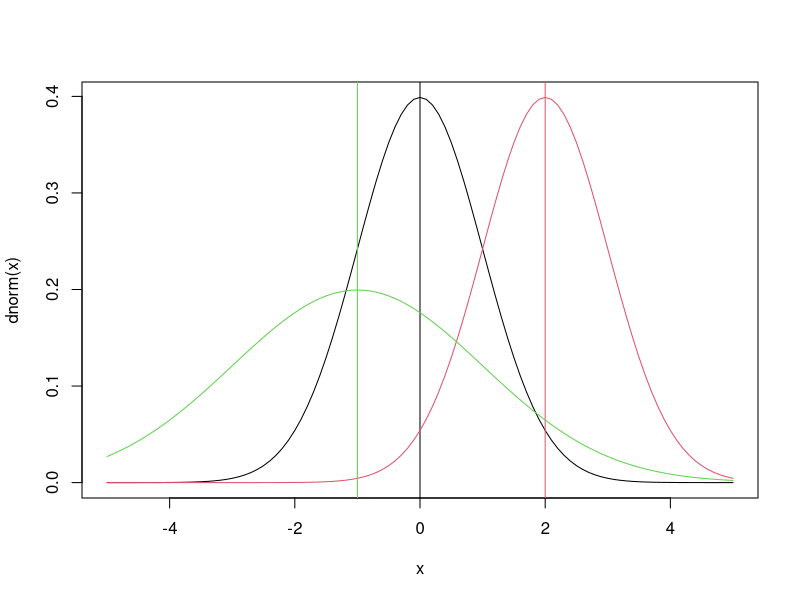
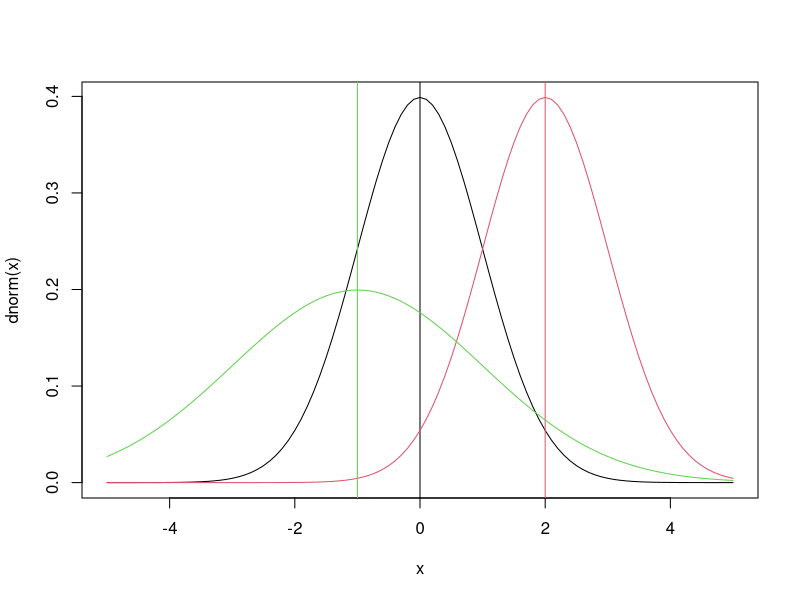
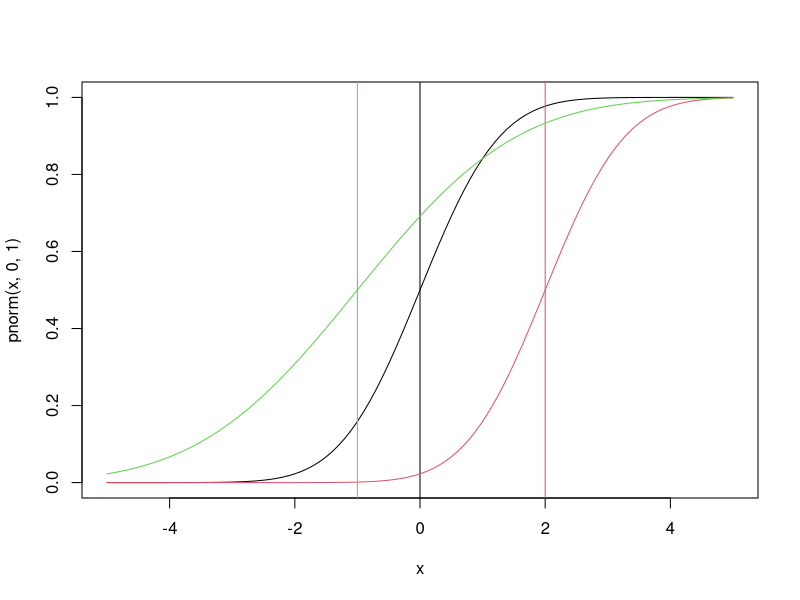
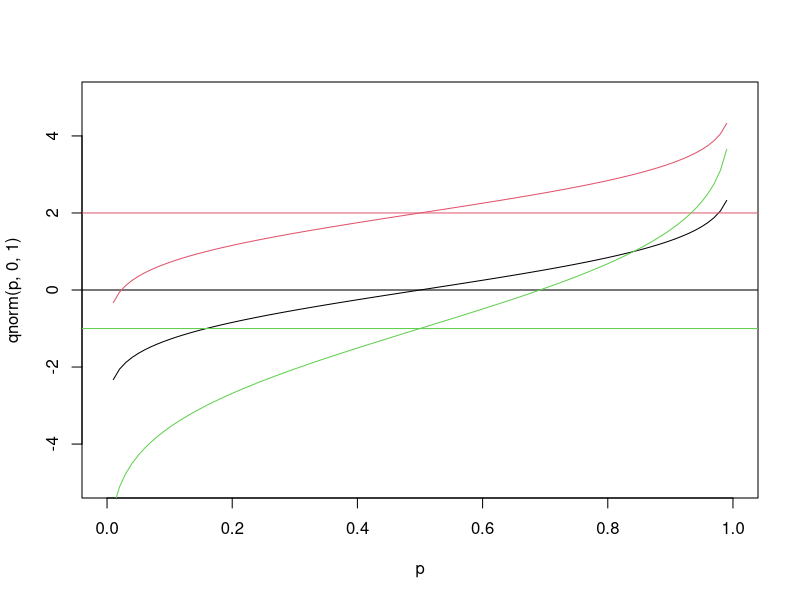
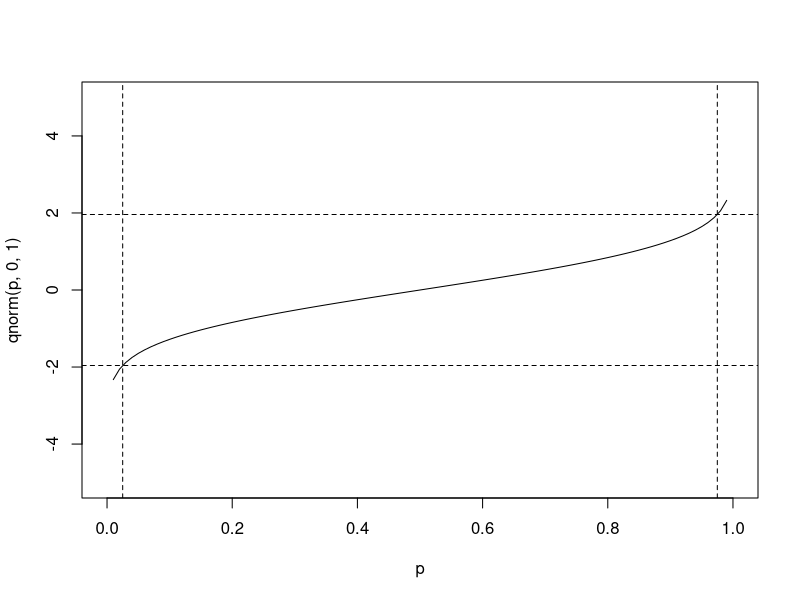
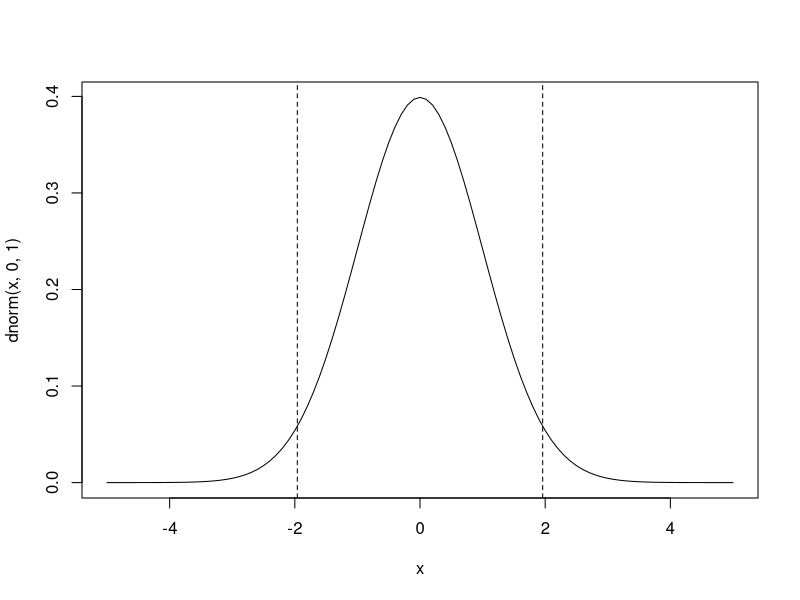
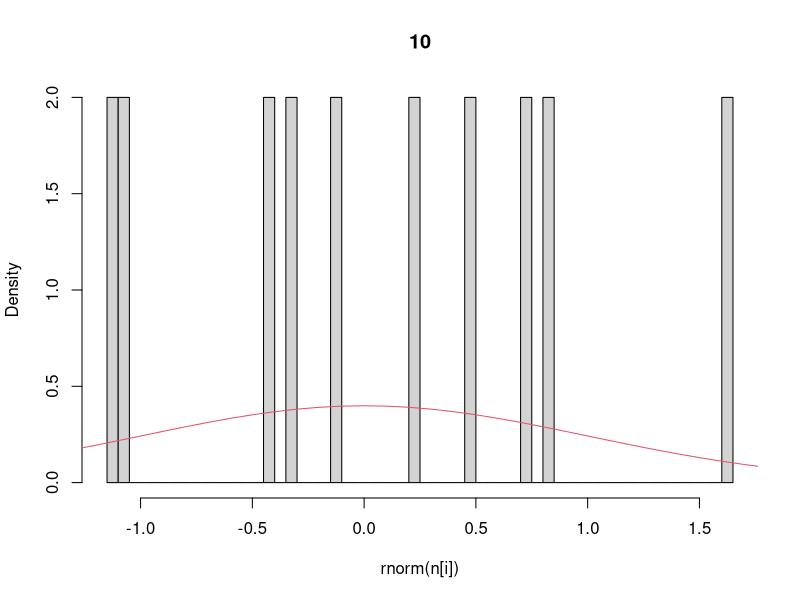
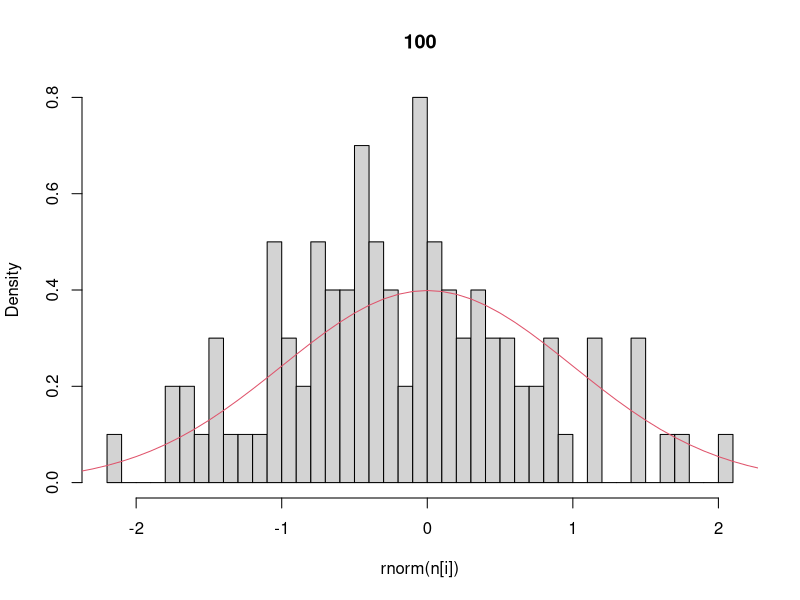

The R source for these figures, in order:
## ---- chunk 1
x = seq(-5,5,by=0.1)
plot(x,dnorm(x),type='l')  		## that’s a lowercase “L” for “line”
abline(v=0)					          ## add a line to indicate the mean (“v” is for “vertical”)
lines(x,dnorm(x,2),col=2)			## try changing the mean (“col” sets the color)
abline(v=2,col=2)
lines(x,dnorm(x,-1,2),col=3)	## try changing the mean and standard dev
abline(v=-1,col=3)
## ---- chunk 2
curve(dnorm,-5,5)
abline(v=0)
curve(dnorm(x,2),-5,5,add=TRUE,col=2)
abline(v=2,col=2)
curve(dnorm(x,-1,2),-5,5,add=TRUE,col=3)	## try changing the mean and standard dev
abline(v=-1,col=3)
## ---- chunk 3
dnorm(0.5,0,1)
dnorm(0.5,2,1)
dnorm(0.5,-1,2)
## ---- chunk 4
plot(x,pnorm(x,0,1),type='l')
abline(v=0)
lines(x,pnorm(x,2,1),col=2)
abline(v=2,col=2)
lines(x,pnorm(x,-1,2),col=3)
abline(v=-1,col=3)
## ---- chunk 5
pnorm(0.5,0,1)
pnorm(0.5,2,1)
pnorm(0.5,-1,2)
## ---- chunk 6
p = seq(0,1,by=0.01)
plot(p,qnorm(p,0,1),type='l',ylim=range(x))    # ylim sets the y-axis range
# range returns the min/max as a 2-element vector
abline(h=0)						# “h” for “horizontal”
lines(p,qnorm(p,2,1),col=2)
abline(h=2,col=2)
lines(p,qnorm(p,-1,2),col=3)
abline(h=-1,col=3)
## ---- chunk 7
qnorm(c(0.025,0.975),0,1)		# what width CI is specified by these values?
plot(p,qnorm(p,0,1),type='l',ylim=range(x))
abline(v=c(0.025,0.975),lty=2)	# add vertical lines at the CI
abline(h=qnorm(c(0.025,0.975)),lty=2)	#add horizontal lines at the threshold vals
plot(x,dnorm(x,0,1),type='l')		# plot the corresponding pdf
abline(v=qnorm(c(0.025,0.975)),lty=2)
## ---- chunk 8
n = c(10,100,1000,10000)	# sequence of sample sizes
for(i in 1:4){			# loop over these sample sizes
  hist(rnorm(n[i]),main=n[i],probability=TRUE,breaks=40)  
				#here breaks defines number of bins in the histogram
  lines(x,dnorm(x),col=2)
}
## ---- chunk 9
y = rnorm(10)  	## Sample size = 10
y
mean(y)
sd(y)			## standard deviation
sd(y)/sqrt(10) 		## standard error
y = rnorm(10000) 	## Sample size = 10000
mean(y)
sd(y)			## standard deviation
sd(y)/sqrt(10000) 	## standard error
## ---- chunk 10
plot(x,dunif(x),type='l')
lines(x,dunif(x,0,4),col=2)
lines(x,dunif(x,-3,-0.5),col=3)

plot(x,punif(x),type='l')
lines(x,punif(x,0,4),col=2)
lines(x,punif(x,-3,-0.5),col=3)

plot(p,qunif(p),type='l',ylim=range(x))
lines(p,qunif(p,0,4),col=2)
lines(p,qunif(p,-3,-0.5),col=3)

hist(runif(500,-3,3),breaks=30,xlim=range(x),probability=TRUE)
lines(x,dunif(x,-3,3),col=2)
## ---- chunk 11
plot(p,dbeta(p,5,5),type='l')
lines(p,dbeta(p,1,1),col=2)
lines(p,dbeta(p,0.2,0.2),col=3)

## vary beta
plot(p,dbeta(p,6,6),type='l',ylim=c(0,5))
lines(p,dbeta(p,6,4),col=2)
lines(p,dbeta(p,6,2),col=3)
lines(p,dbeta(p,6,1.25),col=4)
lines(p,dbeta(p,6,1),col=5)
lines(p,dbeta(p,6,0.25),col=6)
legend("topleft",legend=c(6,4,2,1.25,1,0.5),lty=1,col=1:6)

plot(p,pbeta(p,5,5),type='l')
lines(p,pbeta(p,1,1),col=2)
lines(p,pbeta(p,0.2,0.2),col=3)

hist(rbeta(500,3,3),breaks=30,xlim=range(p),probability=TRUE)
lines(p,dbeta(p,3,3),col=2)
lines(p,dbeta(p,3,3),col=2)
## ---- chunk 12
a=c(5,1,0.2)
b=c(5,1,0.2)
Var = a*b/(a+b)^2/(a+b+1)
## ---- chunk 13
a=rep(6,6)
b=c(6,4,2,1.25,1,0.25)
Mean = a/(a+b)
Median = matrix(NA,1,6)
for (i in 1:6) {
  Median[i] = qbeta(0.5,a[i],b[i])
}
## ---- chunk 14
## changing the mean
x <- 10^seq(-2,2,by=0.01)
plot(x,dlnorm(x,0),type='l',xlim=c(0,15),main="Changing the Mean")
lines(x,dlnorm(x,1),col=2)
lines(x,dlnorm(x,2),col=3)
legend("topright",legend=0:2,lty=1,col=1:3)

## on a log scale
plot(x,dlnorm(x,0),type='l',log='x',main="Log Scale")
lines(x,dlnorm(x,1),col=2)
lines(x,dlnorm(x,2),col=3)
abline(v=exp(0),col=1)
abline(v=exp(1),col=2)
abline(v=exp(2),col=3)
legend("topright",legend=0:2,lty=1,col=1:3)

## changing the variance
plot(x,dlnorm(x,2,.125),type='l',xlim=c(0,20),ylim=c(0,0.6),main="Changing the Variance")
lines(x,dlnorm(x,2,0.25),col=2)
lines(x,dlnorm(x,2,0.5),col=3)
lines(x,dlnorm(x,2,1),col=4)
lines(x,dlnorm(x,2,2),col=5)
lines(x,dlnorm(x,2,4),col=6)
abline(v=exp(2),col=1)
legend("topright",legend=c(0.125,0.25,0.5,1,2,4),lty=1,col=1:6)

## random sample
hist(rlnorm(250,2,1),breaks=30,probability=TRUE)
lines(x,dlnorm(x,2,1),col=4)
## ---- chunk 15
## changing the mean
x <- seq(0,10,by=0.01)
plot(x,dexp(x,0.125),type='l',ylim=c(0,1))
lines(x,dexp(x,0.25),col=2)
lines(x,dexp(x,0.5),col=3)
lines(x,dexp(x,1),col=4)
lines(x,dexp(x,2),col=5)
lines(x,dexp(x,4),col=6)
legend("topright",legend=c(0.125,0.25,0.5,1,2,4),lty=1,col=1:6)

## random sample
hist(rexp(250,2),breaks=30,probability=TRUE)
lines(x,dexp(x,2),col=4)

## laplace vs Gaussian
plot(x,dexp(abs(x-5),1)/2,type='l')
lines(x,dnorm(x,5),col=2)

plot(x,dexp(abs(x-5),1)/2,type='l',log='y')   ## same plot as last but on a log scale
lines(x,dnorm(x,5),col=2)
## ---- chunk 16
x <- seq(0,10,by=0.01)

## change rate
plot(x,dgamma(x,3,3),type='l' ,ylim=c(0,1.6))
lines(x,dgamma(x,3,1),col=2)
lines(x,dgamma(x,3,6),col=3)
lines(x,dgamma(x,3,1/3),col=4)
legend("topright",legend=c(3,1,6,0.33),lty=1,col=1:4)

## change shape
plot(x,dgamma(x,3,3),type='l')
lines(x,dgamma(x,1,3),col=2)
lines(x,dgamma(x,6,3),col=3)
lines(x,dgamma(x,18,3),col=4)
legend("topright",legend=c(3,1,6,18),lty=1,col=1:4)

## change variance
a <- c(20,15,10,5,2.5,1.25)
r <- c(4,3,2,1,0.5,0.25)
plot(x,dgamma(x,20,4),type='l')
for(i in 1:6){
  lines(x,dgamma(x,a[i],r[i]),col=i)}
var = a/r^2
mean =  a/r
legend("topright",legend=format(var,digits=3),lty=1,col=1:6)
var
mean

## change mean
var = 4
mean = c(1,2,3,4,5)
rate = mean/var
shape = mean^2/var
plot(x,dgamma(x,shape[2],rate[2]),type='l',col=2)
for(i in 1:5){
  lines(x,dgamma(x,shape[i],rate[i]),col=i)
}
legend("topright",legend=1:5,lty=1,col=1:5)
rate
shape
## ---- chunk 17
x <- 0:11

## vary size of sample (number of draws)
size = c(1,5,10)
plot(x,dbinom(x,size[1],0.5),type='s')
for(i in 2:3){
  lines(x,dbinom(x,size[i],0.5),type='s',col=i)
}
legend("topright",legend=size,lty=1,col=1:3)

## vary probability
n = 10
p = c(0.1,0.25,0.5)
plot(x,dbinom(x,n,p[1]),type='s')
for(i in 2:3){
  lines(x,dbinom(x,n,p[i]),col=i,type='s')
}
abline(v = n*p,col=1:3,lty=2)
legend("topright",legend=p,lty=1,col=1:3)

## CDF
plot(x,pbinom(x,n,p[1]),type='s',ylim=c(0,1))
for(i in 2:3){
  lines(x,pbinom(x,n,p[i]),col=i,type='s')
}
legend("bottomright",legend=p,lty=1,col=1:3)

## Random samples
hist(rbinom(100,10,0.5)+0.0001,   ## small amount added because
     probability=TRUE,		 ## of way R calculates breaks 
     breaks=0:11,main="Random Binomial") 
lines(x,dbinom(x,10,0.5),type='s',col=2)	#Analytical solution
legend("topright",legend=c("sample","pmf"),lty=1,col=1:2)
## ---- chunk 18
x <- 0:20
plot(x,dbinom(x,80,0.1),type='s')
lines(x,dbinom(x,10,0.8),type='s',col=2)
legend("topright",legend=c("high n","low n"),lty=1,col=1:2)

# The distribution with high n and low p will be more spread out than that with low n and high p.
## ---- chunk 19
x <- 0:12
plot(x,dpois(x,1),type='s')
lines(x,dpois(x,2),type='s',col=2)
lines(x,dpois(x,5),type='s',col=3)
legend("topright",legend=c(1,2,5),lty=1,col=1:3)

x <- 20:80
plot(x,dpois(x,50),type='s',ylim=c(0,0.08))  	#Poisson with mean 50 (variance = 50)
lines(x+0.5,dnorm(x,50,sqrt(50)),col=2)		#Normal with mean and variance of 50
lines(x,dbinom(x,100,0.5),col=3,type='s')		#Binomial with mean 50 (variance = 25)
legend("topright",legend=c("pois","norm","binom"),col=1:3,lty=1)

plot(x,dbinom(x,100,0.5),type='s',col=3)		#Binomial with mean 50 (variance = 25)
lines(x+0.5,dnorm(x,50,sqrt(25)),col=2)		#Normal with mean 50 and variance of 25
lines(x,dpois(x,50),col=1,type='s')			#Poisson with mean 50 (variance = 50)
legend("topright",legend=c("pois","norm","binom"),col=1:3,lty=1)
## ---- chunk 20
x <- 0:12
plot(x,dpois(x,1),type='s')
lines(x+0.5,dnorm(x,1,sqrt(1)),col=1,lty=2)
lines(x,dpois(x,2),type='s',col=2)
lines(x+0.5,dnorm(x,2,sqrt(2)),col=2,lty=2)
lines(x,dpois(x,5),type='s',col=3)
lines(x+0.5,dnorm(x,5,sqrt(5)),col=3,lty=2)
legend("topright",legend=c(1,2,5),lty=1,col=1:3)
# The normal distribution can not approximate well to the Poisson distribution for small numbers.

x <- 0:11
size = c(1,5,10)
plot(x,dbinom(x,1,0.5),type='s')
lines(x+0.5,dnorm(x,0.5,sqrt(0.25)),col=1,lty=2)
lines(x,dbinom(x,5,0.5),type='s',col=2)
lines(x+0.5,dnorm(x,2.5,sqrt(1.25)),col=2,lty=2)
lines(x,dbinom(x,10,0.5),type='s',col=3)
lines(x+0.5,dnorm(x,5,sqrt(2.5)),col=3,lty=2)
legend("topright",legend=size,lty=1,col=1:3)
# The normal distribution can approximate well to the Bionomial distribution for small numbers.

## ---- chunk 21
x <- 0:15
plot(x,dbinom(x,100,0.05),type='s',col=2)       #Binomial with mean 5 (variance = 4.75)
lines(x,dpois(x,5),col=1,type='s')         #Poisson with mean 5 (variance = 5)
legend("topright",legend=c("pois","binom"),col=1:2,lty=1)
## It is possible only when p is very small.

## ---- chunk 22
x <- 0:20
## negative binomial

## vary size
plot(x,dnbinom(x,1,0.5),type="s",main="vary size")
lines(x,dnbinom(x,2,0.5),type="s",col=2)
lines(x,dnbinom(x,3,0.5),type="s",col=3)
lines(x,dnbinom(x,5,0.5),type="s",col=4)
lines(x,dnbinom(x,10,0.5),type="s",col=5)
legend("topright",legend=c(1,2,3,5,10),col=1:5,lty=1)

## vary probability
plot(x,dnbinom(x,3,0.5),type="s",main="vary probability")
lines(x,dnbinom(x,3,0.3),type="s",col=2)
lines(x,dnbinom(x,3,0.2),type="s",col=3)
lines(x,dnbinom(x,3,0.1),type="s",col=4)
legend("topright",legend=c(0.5,0.3,0.2,0.1),col=1:5,lty=1)

## vary variance , alternate parameterization
mean = 8
var = c(10,20,30)
size = mean^2/(var-mean)
plot(x,dnbinom(x,mu=mean,size=size[1]),type="s",ylim=c(0,0.14),main="vary variance")
lines(x,dnbinom(x,mu=mean,size=size[2]),type="s",col=2)
lines(x,dnbinom(x,mu=mean,size=size[3]),type="s",col=3)
legend('topright',legend=format(c(var,mean),digits=2),col=1:4,lty=1)
lines(x,dpois(x,mean),col=4,type="s")
## NB as generalization of pois with inflated variance

## geometric
plot(x,dgeom(x,0.5),type="s",main="Geometric")
lines(x,dgeom(x,0.15),type="s",col=2)
lines(x,dgeom(x,0.05),type="s",col=3)
lines(x,dnbinom(x,1,0.15),type="s",col=4,lty=2)
## geometric as special case of NB where size = 1
## ---- chunk 23
n = c(1,2,3,5,10)
p = rep(0.5,5)
Mean = n*(1-p)/p
